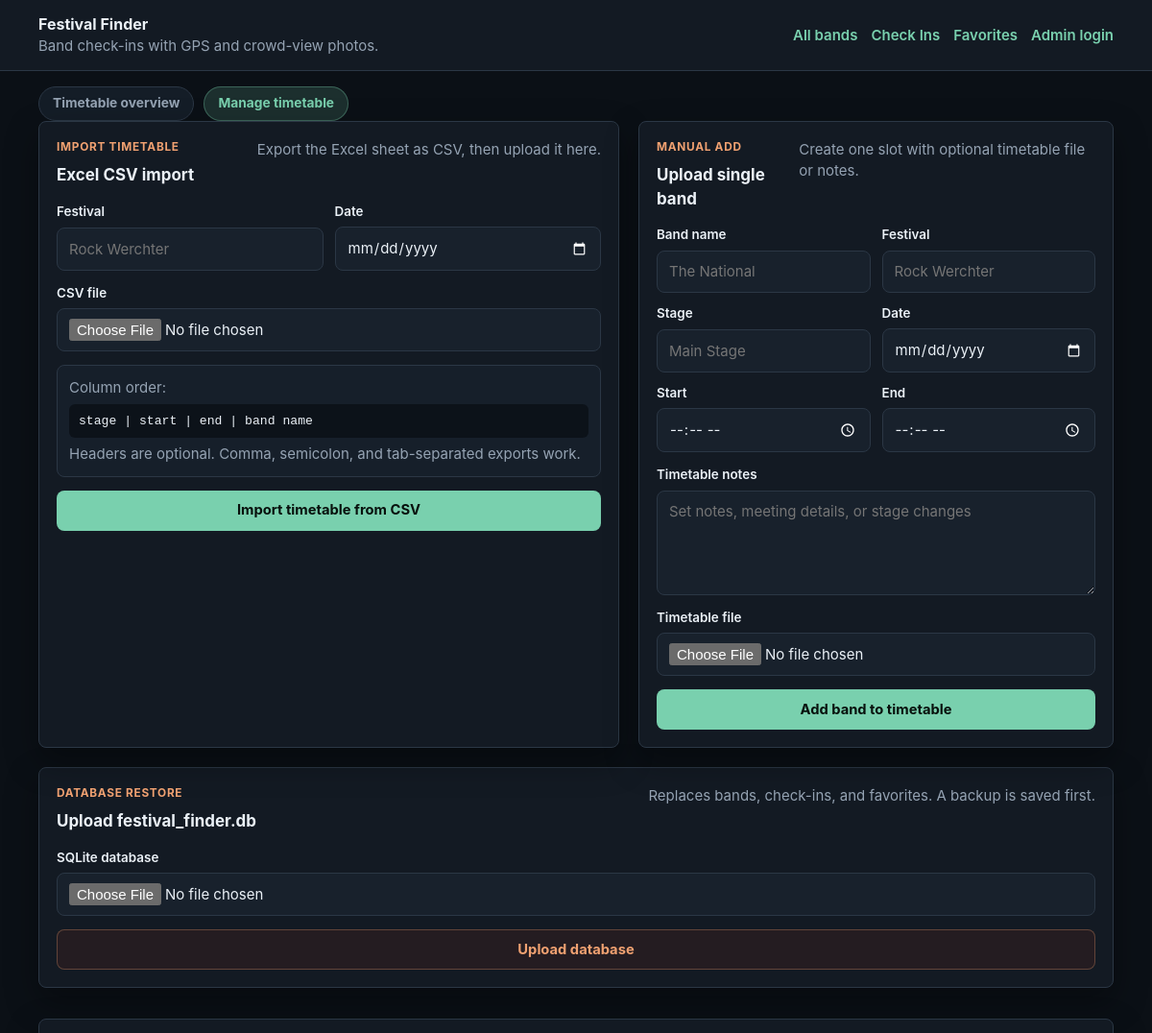
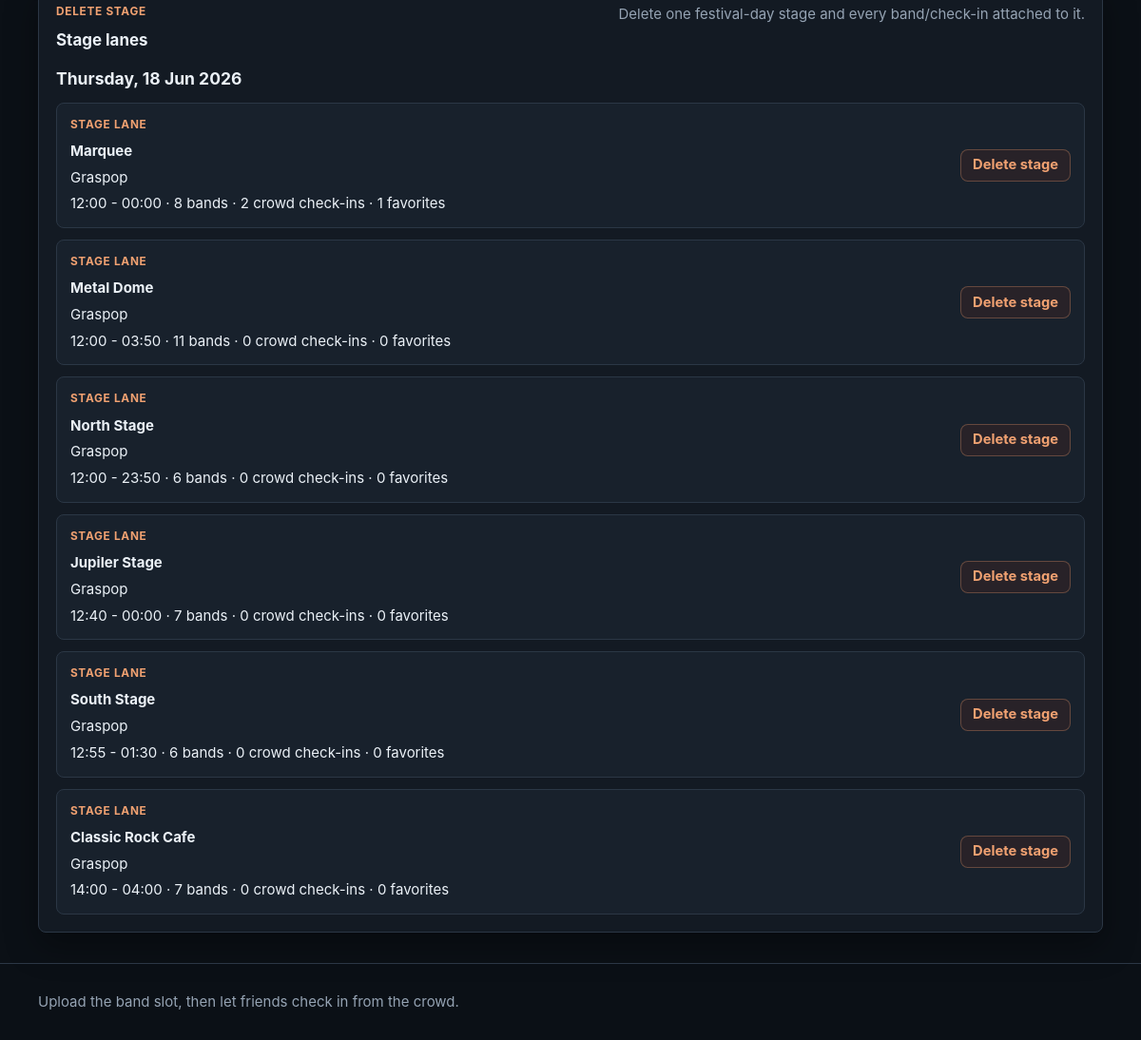
The page /admin on the database its author committed (2 pictures, top to bottom).
### tables this page shows
CREATE TABLE bands (
    id INTEGER PRIMARY KEY AUTOINCREMENT,
    band_name TEXT NOT NULL,
    festival_name TEXT NOT NULL,
    stage_name TEXT,
    performance_date TEXT NOT NULL,
    start_time TEXT NOT NULL,
    end_time TEXT,
    timetable_notes TEXT,
    timetable_file TEXT,
    created_at TEXT NOT NULL DEFAULT CURRENT_TIMESTAMP
);

### app.py (the view)
    @app.get("/admin")
    def admin_page():
        return render_home("manage")

### templates/index.html (shortened to what this page needs)
{% extends "base.html" %}
{% block content %}
    <section class="shell tab-strip" aria-label="Festival Finder sections">
        <a
            class="tab-chip{% if active_tab == 'overview' %} tab-chip--active{% endif %}"
            href="{{ url_for('index', tab='overview') }}"
        >Timetable overview</a>
        <a
            class="tab-chip{% if active_tab == 'manage' %} tab-chip--active{% endif %}"
            href="{{ url_for('admin_page') }}"
        >Manage timetable</a>
    </section>
    {% if active_tab == "manage" %}
        <section class="shell manage-grid">
            <section class="section-panel">
                <div class="section-header">
                    <div>
                        <p class="section-kicker">Import timetable</p>
                        <h2>Excel CSV import</h2>
                    </div>
                    <p class="section-header__meta">Export the Excel sheet as CSV, then upload it here.</p>
                </div>
                <form class="stack-form" method="post" action="{{ url_for('import_bands') }}" enctype="multipart/form-data">
                    <div class="field-grid">
                        <label class="field">
                            <span>Festival</span>
                            <input type="text" name="festival_name" placeholder="Rock Werchter" required>
                        </label>
                        <label class="field">
                            <span>Date</span>
                            <input type="date" name="performance_date" required>
                        </label>
                    </div>
                    <label class="field">
                        <span>CSV file</span>
                        <input type="file" name="timetable_import_file" accept=".csv,.txt,text/csv" required>
                    </label>
                    <div class="import-note">
                        <p>Column order:</p>
                        <code>stage | start | end | band name</code>
                        <p>Headers are optional. Comma, semicolon, and tab-separated exports work.</p>
                    </div>
                    <button class="primary-button" type="submit">Import timetable from CSV</button>
                </form>
            </section>
            <section class="section-panel section-panel--sticky">
                <div class="section-header">
                    <div>
                        <p class="section-kicker">Manual add</p>
                        <h2>Upload single band</h2>
                    </div>
                    <p class="section-header__meta">Create one slot with optional timetable file or notes.</p>
                </div>
                <form class="stack-form" method="post" action="{{ url_for('create_band') }}" enctype="multipart/form-data">
                    <div class="field-grid">
                        <label class="field">
                            <span>Band name</span>
                            <input type="text" name="band_name" placeholder="The National" required>
                        </label>
                        <label class="field">
                            <span>Festival</span>
                            <input type="text" name="festival_name" placeholder="Rock Werchter" required>
                        </label>
                        <label class="field">
                            <span>Stage</span>
                            <input type="text" name="stage_name" placeholder="Main Stage">
                        </label>
                        <label class="field">
                            <span>Date</span>
                            <input type="date" name="performance_date" required>
                        </label>
                        <label class="field">
                            <span>Start</span>
                            <input type="time" name="start_time" required>
                        </label>
                        <label class="field">
                            <span>End</span>
                            <input type="time" name="end_time">
                        </label>
                    </div>
                    <label class="field">
                        <span>Timetable notes</span>
                        <textarea name="timetable_notes" rows="4" placeholder="Set notes, meeting details, or stage changes"></textarea>
                    </label>
                    <label class="field">
                        <span>Timetable file</span>
                        <input type="file" name="timetable_file" accept=".pdf,image/*">
                    </label>
                    <button class="primary-button" type="submit">Add band to timetable</button>
                </form>
            </section>
        </section>
        <section class="shell detail-stack">
            <section class="section-panel">
                <div class="section-header">
                    <div>
                        <p class="section-kicker">Database restore</p>
                        <h2>Upload festival_finder.db</h2>
                    </div>
                    <p class="section-header__meta">Replaces bands, check-ins, and favorites. A backup is saved first.</p>
                </div>
                <form class="stack-form" method="post" action="{{ url_for('upload_database') }}" enctype="multipart/form-data">
                    <label class="field">
                        <span>SQLite database</span>
                        <input type="file" name="database_file" accept=".db,.sqlite,.sqlite3" required>
                    </label>
                    <button class="secondary-button danger-button" type="submit">Upload database</button>
                </form>
            </section>
        </section>
        <section class="shell detail-stack">
            <section class="section-panel">
                <div class="section-header">
                    <div>
                        <p class="section-kicker">Delete stage</p>
                        <h2>Stage lanes</h2>
                    </div>
                    <p class="section-header__meta">Delete one festival-day stage and every band/check-in attached to it.</p>
                </div>
                {% if stage_groups %}
                    {% for day in stage_groups %}
                        <section class="stage-day">
                            <div class="stage-day__header">
                                <h3>{{ day["date"] | readable_date }}</h3>
                            </div>
                            <div class="stage-list">
                                {% for stage in day["stages"] %}
                                    <article class="stage-card">
                                        <div class="stage-card__copy">
                                            <div>
                                                <p class="section-kicker">Stage lane</p>
                                                <h4>{{ stage["stage_name_display"] }}</h4>
                                            </div>
                                            <p class="stage-card__meta">{{ stage["festival_name"] }}</p>
                                            <p class="stage-card__meta">{{ stage["time_range"] }} · {{ stage["band_count"] }} bands · {{ stage["attendee_count"] }} crowd check-ins · {{ stage["favorite_count"] }} favorites</p>
                                        </div>
                                        <form method="post" action="{{ url_for('delete_stage') }}">
                                            <button class="secondary-button secondary-button--compact danger-button" type="submit">Delete stage</button>
                                        </form>
                                    </article>
                                {% endfor %}
                            </div>
                        </section>
                    {% endfor %}
                {% else %}
                    <div class="empty-state">
                        <h3>No stages to manage yet</h3>
                        <p>Import a timetable CSV or add a band manually to create the first stage lane.</p>
                    </div>
                {% endif %}
            </section>
        </section>
    {% endif %}
{% endblock %}

### static/css/style.css (style rules this page uses)
:root { color-scheme: dark; --bg: #0b1016; --surface: #131a23; --surface-strong: #18212c; --border: #2b3745; --text: #ebf1f7; --muted: #95a3b3; --green: #79d0ae; --green-soft: rgba(121, 208, 174, 0.14); --rust: #f0a171; --rust-soft: rgba(240, 161, 113, 0.14); --shadow: 0 14px 34px rgba(0, 0, 0, 0.34); --radius: 8px; }
* { box-sizing: border-box; }
body { margin: 0; font-family: Inter, "Segoe UI", sans-serif; font-size: 15px; background: var(--bg); color: var(--text); line-height: 1.45; }
a { color: inherit; text-decoration: none; }
button, input, textarea { font: inherit; }
.shell { width: min(1120px, calc(100% - 28px)); margin: 0 auto; }
.brand__meta, .section-header__meta, .helper-text, .attendee-card__header p, .band-card p, .detail-band__meta, .brand__device-name { color: var(--muted); }
.brand__meta, .section-header__meta, .helper-text, .attendee-card__header p, .band-card p, .detail-band__meta, .brand__device-name { margin: 0; }
.section-kicker { margin: 0 0 8px; font-size: 0.74rem; font-weight: 700; color: var(--rust); text-transform: uppercase; letter-spacing: 0.06em; }
.manage-grid { display: grid; grid-template-columns: minmax(0, 1.1fr) minmax(320px, 0.9fr); gap: 20px; padding: 0 0 20px; }
.section-panel { background: var(--surface); border: 1px solid var(--border); border-radius: var(--radius); padding: 18px; box-shadow: var(--shadow); }
.section-panel--sticky { position: sticky; top: 16px; }
.section-header { display: flex; justify-content: space-between; gap: 14px; align-items: start; margin-bottom: 16px; }
.section-header h2, .empty-state h3, .band-card h3, .attendee-card h3 { margin: 0; font-size: 1.06rem; }
.tab-strip { display: flex; gap: 10px; padding: 16px 0 0; }
.tab-chip { display: inline-flex; align-items: center; min-height: 36px; padding: 0 14px; border-radius: 999px; border: 1px solid var(--border); background: rgba(24, 33, 44, 0.78); color: var(--muted); font-size: 0.86rem; font-weight: 700; transition: border-color 120ms ease, color 120ms ease, background 120ms ease; }
.tab-chip--active { background: rgba(121, 208, 174, 0.16); color: var(--green); border-color: rgba(121, 208, 174, 0.34); }
.detail-stack { padding: 0 0 32px; }
.stack-form { display: grid; gap: 14px; }
.import-note { display: grid; gap: 6px; padding: 12px; border: 1px solid var(--border); border-radius: var(--radius); background: rgba(24, 33, 44, 0.78); color: var(--muted); }
.import-note p, .stage-card__meta { margin: 0; }
.import-note code { display: inline-block; padding: 8px 10px; border-radius: 6px; background: rgba(11, 16, 22, 0.8); color: var(--text); font-size: 0.82rem; overflow-wrap: anywhere; }
.field-grid { display: grid; grid-template-columns: repeat(2, minmax(0, 1fr)); gap: 12px; }
.field { display: grid; gap: 6px; }
.field span, .photo-frame figcaption { font-size: 0.84rem; font-weight: 600; }
.field input, .field textarea { width: 100%; border: 1px solid var(--border); border-radius: var(--radius); background: var(--surface-strong); min-height: 44px; padding: 10px 12px; color: var(--text); }
.field textarea { min-height: 108px; resize: vertical; }
.primary-button, .secondary-button { display: inline-flex; justify-content: center; align-items: center; min-height: 42px; padding: 0 14px; border-radius: var(--radius); border: 1px solid transparent; font-weight: 700; cursor: pointer; font-size: 0.92rem; }
.primary-button { background: var(--green); color: #08110d; }
.secondary-button { background: var(--surface-strong); color: var(--text); border-color: var(--border); }
.danger-button { color: var(--rust); border-color: rgba(240, 161, 113, 0.3); background: rgba(140, 47, 24, 0.14); }
.secondary-button--compact { min-height: 34px; padding: 0 12px; }
.stage-day__header { margin-bottom: 12px; }
.stage-day__header h3, .stage-card h4 { margin: 0; }
.stage-list { display: grid; gap: 12px; }
.stage-card { display: flex; justify-content: space-between; gap: 14px; align-items: center; padding: 14px; border: 1px solid var(--border); border-radius: var(--radius); background: var(--surface-strong); }
.stage-card__copy { display: grid; gap: 6px; }

### rows shown on the page
bands: date|readable_date "Thursday, 18 Jun 2026", stage_name_display "South Stage", festival_name "Graspop", time_range "12:55 - 01:30", band_count "6", attendee_count "0", favorite_count "0"
bands: stage_name_display "Marquee", festival_name "Graspop", time_range "12:00 - 00:00", band_count "8", attendee_count "2", favorite_count "1"
bands: stage_name_display "Metal Dome", festival_name "Graspop", time_range "12:00 - 03:50", band_count "11", attendee_count "0", favorite_count "0"
bands: stage_name_display "North Stage", festival_name "Graspop", time_range "12:00 - 23:50", band_count "6", attendee_count "0", favorite_count "0"
bands: stage_name_display "Jupiler Stage", festival_name "Graspop", time_range "12:40 - 00:00", band_count "7", attendee_count "0", favorite_count "0"
bands: stage_name_display "Classic Rock Cafe", festival_name "Graspop", time_range "14:00 - 04:00", band_count "7", attendee_count "0", favorite_count "0"
